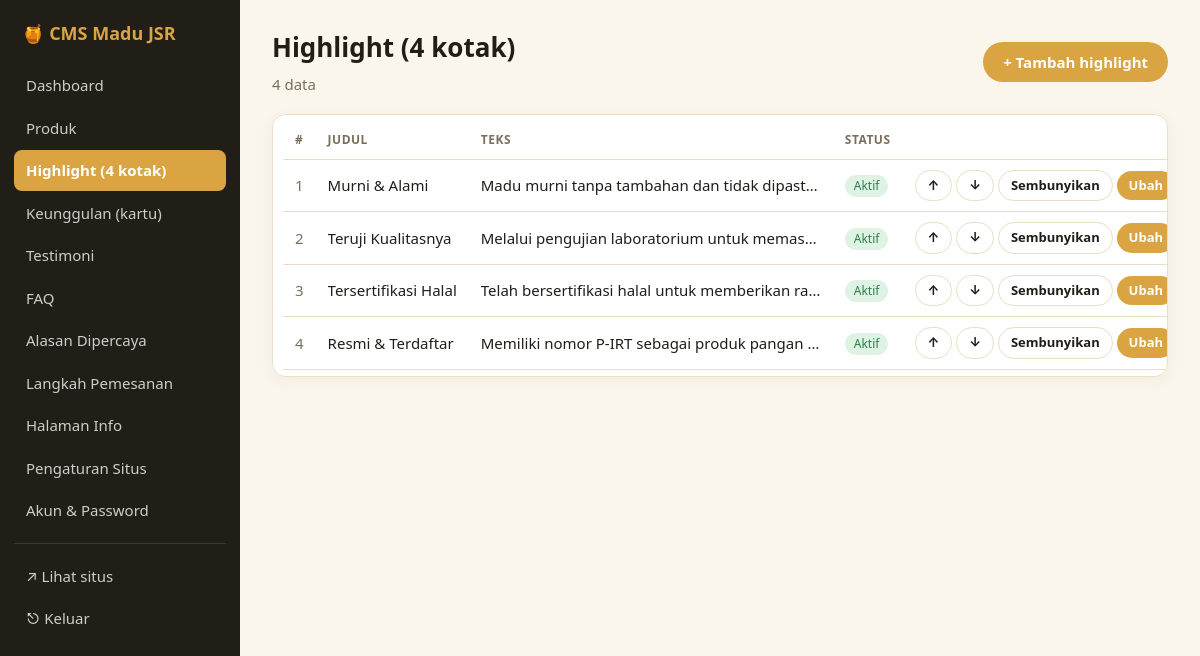
Page /cms/admin/crud?e=services (signed in) on the committed database.
### tables this page shows
CREATE TABLE services (
                id INTEGER PRIMARY KEY AUTOINCREMENT,
                sort INTEGER NOT NULL DEFAULT 0,
                active INTEGER NOT NULL DEFAULT 1, title_id TEXT NOT NULL DEFAULT '', title_en TEXT NOT NULL DEFAULT '', text_id TEXT NOT NULL DEFAULT '', text_en TEXT NOT NULL DEFAULT '', bg_image TEXT NOT NULL DEFAULT '');

### cms/functions.php (called while the page is built, shortened)
<?php
if (!function_exists('e')) {
    function e($v): string { return htmlspecialchars((string)$v, ENT_QUOTES, 'UTF-8'); }
}
function aurl(string $page, string $qs = ''): string
{
    if ($page === 'index') return CLEAN_URLS ? './' . $qs : 'index.php' . $qs;
    return $page . (CLEAN_URLS ? '' : '.php') . $qs;
}

### cms/crud_config.php (called while the page is built, shortened)
<?php
function fld(string $name, string $label, string $type = 'text', array $extra = []): array
{
    return array_merge(['name' => $name, 'label' => $label, 'type' => $type], $extra);
}
function cms_entities(): array
{
    static $E = null;
    if ($E !== null) return $E;
    $imgClass = [
        'product-image'  => 'Standar',
        'product-image1' => 'Kompak (varian 1)',
        'product-image2' => 'Kompak (varian 2)',
        'product-image3' => 'Kompak (varian 3)',
        'product-image4' => 'Kompak (varian 4)',
    ];
    $logoClass = [
        ''               => '(tanpa posisi logo khusus)',
        'logo-multiflora' => 'logo-multiflora',
        'logo-sangket'    => 'logo-sangket',
        'logo-hitam'      => 'logo-hitam',
        'logo-hexabrain'  => 'logo-hexabrain',
        'logo-gold'       => 'logo-gold',
        'logo-imun'       => 'logo-imun',
    ];
    return $E;
}

### cms/data.php (called while the page is built, shortened)
<?php
function cms_step_icons(): array
{
    return [
        'none'    => ['Tanpa ikon', ''],
        'search'  => ['Cari / produk', '<circle cx="11" cy="11" r="7"/><path d="m21 21-4.3-4.3"/>'],
        'cart'    => ['Keranjang', '<circle cx="8" cy="21" r="1"/><circle cx="19" cy="21" r="1"/><path d="M2.05 2.05h2l2.66 12.42a2 2 0 0 0 2 1.58h9.78a2 2 0 0 0 1.95-1.57l1.65-7.43H5.12"/>'],
        'pin'     => ['Lokasi / alamat', '<path d="M20 10c0 6-8 12-8 12s-8-6-8-12a8 8 0 0 1 16 0Z"/><circle cx="12" cy="10" r="3"/>'],
        'card'    => ['Pembayaran', '<rect width="20" height="14" x="2" y="5" rx="2"/><path d="M2 10h20"/>'],
        'truck'   => ['Pengiriman', '<path d="M14 18V6a2 2 0 0 0-2-2H4a2 2 0 0 0-2 2v11a1 1 0 0 0 1 1h2"/><path d="M15 18H9"/><path d="M19 18h2a1 1 0 0 0 1-1v-3.65a1 1 0 0 0-.22-.624l-3.48-4.35A1 1 0 0 0 17.52 8H14"/><circle cx="17" cy="18" r="2"/><circle cx="7" cy="18" r="2"/>'],
        'package' => ['Paket / pesanan', '<path d="m7.5 4.27 9 5.15"/><path d="M21 8a2 2 0 0 0-1-1.73l-7-4a2 2 0 0 0-2 0l-7 4A2 2 0 0 0 3 8v8a2 2 0 0 0 1 1.73l7 4a2 2 0 0 0 2 0l7-4A2 2 0 0 0 21 16Z"/><path d="m3.3 7 8.7 5 8.7-5"/><path d="M12 22V12"/>'],
        'check'   => ['Selesai / centang', '<circle cx="12" cy="12" r="10"/><path d="m9 12 2 2 4-4"/>'],
        'phone'   => ['Telepon', '<path d="M22 16.92v3a2 2 0 0 1-2.18 2 19.79 19.79 0 0 1-8.63-3.07 19.5 19.5 0 0 1-6-6 19.79 19.79 0 0 1-3.07-8.67A2 2 0 0 1 4.11 2h3a2 2 0 0 1 2 1.72c.127.96.361 1.903.7 2.81a2 2 0 0 1-.45 2.11L8.09 9.91a16 16 0 0 0 6 6l1.27-1.27a2 2 0 0 1 2.11-.45c.907.339 1.85.573 2.81.7A2 2 0 0 1 22 16.92z"/>'],
        'message' => ['Chat', '<path d="M7.9 20A9 9 0 1 0 4 16.1L2 22Z"/>'],
        'gift'    => ['Hadiah', '<rect x="3" y="8" width="18" height="4" rx="1"/><path d="M12 8v13"/><path d="M19 12v7a2 2 0 0 1-2 2H7a2 2 0 0 1-2-2v-7"/><path d="M7.5 8a2.5 2.5 0 0 1 0-5A4.8 8 0 0 1 12 8a4.8 8 0 0 1 4.5-5 2.5 2.5 0 0 1 0 5"/>'],
        'clock'   => ['Waktu', '<circle cx="12" cy="12" r="10"/><path d="M12 6v6l4 2"/>'],
        'heart'   => ['Favorit', '<path d="M19 14c1.49-1.46 3-3.21 3-5.5A5.5 5.5 0 0 0 16.5 3c-1.76 0-3 .5-4.5 2-1.5-1.5-2.74-2-4.5-2A5.5 5.5 0 0 0 2 8.5c0 2.3 1.5 4.05 3 5.5l7 7Z"/>'],
        'user'    => ['Akun', '<path d="M19 21v-2a4 4 0 0 0-4-4H9a4 4 0 0 0-4 4v2"/><circle cx="12" cy="7" r="4"/>'],
        'list'    => ['Daftar', '<path d="M8 6h13M8 12h13M8 18h13M3 6h.01M3 12h.01M3 18h.01"/>'],
    ];
}
function cms_step_icon_labels(): array
{
    $o = [];
    foreach (cms_step_icons() as $k => $v) $o[$k] = $v[0];
    return $o;
}

### cms/admin/crud.php (the view, shortened to what this page needs)
<?php
$ents  = cms_entities();
$key   = (isset($_GET['e']) && isset($ents[$_GET['e']])) ? $_GET['e'] : 'products';
$ent   = $ents[$key];
$table = $ent['table'];
$pdo   = db();
$self  = aurl('crud', '?e=' . urlencode($key));
$mode   = ($_GET['a'] ?? 'list') === 'form' ? 'form' : 'list';
$editId = (int)($_GET['id'] ?? 0);
$row    = null;
admin_header($ent['label'], $key);
if ($mode === 'form'):
    $isEdit = $editId > 0;
    $title  = $isEdit ? 'Ubah ' . $ent['singular'] : 'Tambah ' . $ent['singular'];
?>
<div class="bar">
    <div><h1><?= e($title) ?></h1><p class="sub" style="margin:0"><?= e($ent['label']) ?></p></div>
    <a class="btn ghost" href="<?= e($self) ?>">← Kembali ke daftar</a>
</div>
<form method="post" enctype="multipart/form-data" class="card" autocomplete="off">
    <?= csrf_field() ?>
    <input type="hidden" name="do" value="save">
    <input type="hidden" name="id" value="<?= $editId ?>">
    <?php if (!empty($ent['has_active'])): ?>
    <div class="field"><label class="check"><input type="checkbox" name="active" value="1"<?= !empty($row['active']) ? ' checked' : '' ?>> Tampilkan di situs (aktif)</label></div>
    <?php endif; ?>
    <?= cms_render_fields($ent['fields'], $row, $isEdit) ?>
    <div class="formbar">
        <button class="btn" type="submit">Simpan</button>
        <a class="btn ghost" href="<?= e($self) ?>">Batal</a>
    </div>
</form>
<?php else:
    $rows = $pdo->query("SELECT * FROM $table ORDER BY sort ASC, id ASC")->fetchAll();
    $last = count($rows) - 1;
?>
<div class="bar">
    <div><h1><?= e($ent['label']) ?></h1><p class="sub" style="margin:0"><?= count($rows) ?> data</p></div>
    <?php if (!empty($ent['can_create'])): ?><a class="btn" href="<?= e($self) ?>&amp;a=form">+ Tambah <?= e($ent['singular']) ?></a><?php endif; ?>
</div>
<div class="card" style="padding:6px 10px;overflow-x:auto">
<table>
    <thead><tr>
        <?php if (!empty($ent['sortable'])): ?><th>#</th><?php endif; ?>
        <?php foreach ($ent['list'] as $c => $def): ?><th><?= e($def[0]) ?></th><?php endforeach; ?>
        <?php if (!empty($ent['has_active'])): ?><th>Status</th><?php endif; ?>
        <th></th>
    </tr></thead>
    <tbody>
    <?php foreach ($rows as $i => $r): ?>
    <tr>
        <?php if (!empty($ent['sortable'])): ?><td class="muted"><?= $i + 1 ?></td><?php endif; ?>
        <?php foreach ($ent['list'] as $c => $def): ?>
            <td>
            <?php if ($def[1] === 'image'): $src = cms_admin_img((string)$r[$c]); ?>
                <?php if ($src !== ''): ?><img class="thumb" src="<?= e($src) ?>" alt="" loading="lazy"><?php else: ?><span class="muted">—</span><?php endif; ?>
            <?php else: ?>
                <div class="tt" title="<?= e($r[$c]) ?>"><?= e($r[$c]) !== '' ? e($r[$c]) : '<span class="muted">—</span>' ?></div>
            <?php endif; ?>
            </td>
        <?php endforeach; ?>
        <?php if (!empty($ent['has_active'])): ?>
            <td><span class="badge<?= $r['active'] ? ' on' : '' ?>"><?= $r['active'] ? 'Aktif' : 'Nonaktif' ?></span></td>
        <?php endif; ?>
        <td class="act">
            <?php if (!empty($ent['sortable'])): ?>
                <form class="inl" method="post"><?= csrf_field() ?><input type="hidden" name="do" value="move"><input type="hidden" name="id" value="<?= (int)$r['id'] ?>"><input type="hidden" name="dir" value="up">
                    <button class="btn ghost sm" type="submit" title="Naikkan"<?= $i === 0 ? ' disabled' : '' ?>>↑</button></form>
                <form class="inl" method="post"><?= csrf_field() ?><input type="hidden" name="do" value="move"><input type="hidden" name="id" value="<?= (int)$r['id'] ?>"><input type="hidden" name="dir" value="down">
                    <button class="btn ghost sm" type="submit" title="Turunkan"<?= $i === $last ? ' disabled' : '' ?>>↓</button></form>
            <?php endif; ?>
            <?php if (!empty($ent['has_active'])): ?>
                <form class="inl" method="post"><?= csrf_field() ?><input type="hidden" name="do" value="toggle"><input type="hidden" name="id" value="<?= (int)$r['id'] ?>">
                    <button class="btn ghost sm" type="submit"><?= $r['active'] ? 'Sembunyikan' : 'Tampilkan' ?></button></form>
            <?php endif; ?>
            <a class="btn sm" href="<?= e($self) ?>&amp;a=form&amp;id=<?= (int)$r['id'] ?>">Ubah</a>
        </td>
    </tr>
    <?php endforeach; ?>
    </tbody>
</table>
</div>
<?php endif;
admin_footer();

### cms/admin/_layout.php (shortened to what this page needs)
<?php
function admin_header(string $title, string $active = ''): void
{
    $ents = cms_entities();
    $nav = [[aurl('index'), 'Dashboard', 'dashboard']];
    foreach ($ents as $k => $ent) $nav[] = [aurl('crud', '?e=' . $k), $ent['label'], $k];
    $nav[] = [aurl('settings'), 'Pengaturan Situs', 'settings'];
    $nav[] = [aurl('account'), 'Akun & Password', 'account'];
    ?><!DOCTYPE html>
<html lang="id">
<head>
</head>
<body>
<div class="layout">
<aside class="side">
    <a class="brand" href="<?= e(aurl('index')) ?>">🍯 CMS Madu JSR</a>
    <?php foreach ($nav as $n): ?>
        <a class="nav<?= $active === $n[2] ? ' on' : '' ?>" href="<?= e($n[0]) ?>"><?= e($n[1]) ?></a>
    <?php endforeach; ?>
    <div class="sep"></div>
    <a class="nav" href="../../" target="_blank" rel="noopener">↗ Lihat situs</a>
    <form method="post" action="<?= e(aurl('logout')) ?>"><?= csrf_field() ?><button class="linkish" type="submit">⎋ Keluar</button></form>
</aside>
<main class="main">
<?php
}
function admin_footer(): void
{
    ?>
</main>
</div>
</body>
</html>
<?php
}

### cms/admin/_layout.php (style rules this page uses)
:root { --gold:#d9a441;--gold-d:#c27f3a;--ink:#211d17;--bg:#faf6ec;--line:#eadfc4;--muted:#7a6f5c;--red:#b3392b;--green:#2f7d4a }
* { box-sizing:border-box }
body { margin:0;font:15px/1.5 system-ui,-apple-system,"Segoe UI",Roboto,sans-serif;color:var(--ink);background:var(--bg) }
a { color:var(--gold-d) }
.layout { display:flex;min-height:100vh }
.side { width:240px;background:var(--ink);color:#fff;padding:20px 14px;position:sticky;top:0;height:100vh;overflow:auto;flex:0 0 240px }
.side .brand { font-weight:800;font-size:18px;color:var(--gold);margin:0 8px 18px;display:block;text-decoration:none }
.side a.nav { display:block;color:rgba(255,255,255,.78);text-decoration:none;padding:9px 12px;border-radius:8px;margin-bottom:2px }
.side a.nav.on { background:var(--gold);color:#fff;font-weight:700 }
.side .sep { border-top:1px solid rgba(255,255,255,.12);margin:12px 0 }
.side form { margin:0 }
.side button.linkish { background:none;border:0;color:rgba(255,255,255,.78);padding:9px 12px;cursor:pointer;font:inherit;width:100%;text-align:left;border-radius:8px }
.main { flex:1;min-width:0;padding:28px 32px 60px }
h1 { margin:0 0 6px;font-size:26px }
.sub { color:var(--muted);margin:0 0 22px }
.card { background:#fff;border:1px solid var(--line);border-radius:14px;padding:22px;margin-bottom:20px;box-shadow:0 4px 16px rgba(80,60,25,.05) }
table { width:100%;border-collapse:collapse }
th,td { text-align:left;padding:10px 12px;border-bottom:1px solid var(--line);vertical-align:middle }
th { font-size:12px;text-transform:uppercase;letter-spacing:.5px;color:var(--muted) }
td.act { white-space:nowrap;text-align:right }
.btn { display:inline-block;background:var(--gold);color:#fff;border:0;border-radius:999px;padding:9px 20px;font:inherit;font-weight:700;cursor:pointer;text-decoration:none }
.btn.sm { padding:5px 12px;font-size:13px }
.btn.ghost { background:#fff;color:var(--ink);border:1px solid var(--line) }
.inl { display:inline }
.badge { display:inline-block;font-size:12px;padding:2px 9px;border-radius:99px;background:#eee;color:#555 }
.badge.on { background:#dff3e5;color:var(--green) }
.bar { display:flex;justify-content:space-between;align-items:center;gap:12px;margin-bottom:18px;flex-wrap:wrap }
.muted { color:var(--muted) }
.tt { max-width:340px;overflow:hidden;text-overflow:ellipsis;white-space:nowrap }

### rows in the picture
services: title "Murni & Alami", text "Madu murni tanpa tambahan dan tidak dipast…", active "Aktif"
services: title "Teruji Kualitasnya", text "Melalui pengujian laboratorium untuk memas…", active "Aktif"
services: title "Tersertifikasi Halal", text "Telah bersertifikasi halal untuk memberikan ra…", active "Aktif"
services: title "Resmi & Terdaftar", text "Memiliki nomor P-IRT sebagai produk pangan…", active "Aktif"

### other values in the picture
$n[1] "Dashboard"
$n[1] "Produk"
$n[1] "Highlight (4 kotak)"
$n[1] "Keunggulan (kartu)"
$n[1] "Testimoni"
$n[1] "FAQ"
$n[1] "Alasan Dipercaya"
$n[1] "Langkah Pemesanan"
$n[1] "Halaman Info"
$n[1] "Pengaturan Situs"
$n[1] "Akun & Password"
$ent['label'] "Highlight (4 kotak)"
count($rows) "4"
$ent['singular'] "highlight"
$def[0] "JUDUL"
